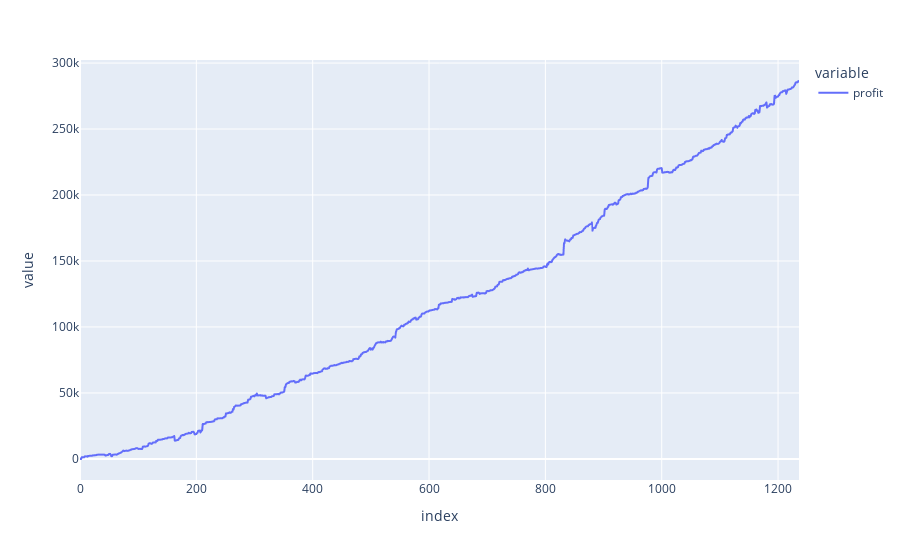

Write notebook code for a chart like this one.
### Code cell
cum_profit = daily_profit.profit.cumsum()
px.line(cum_profit)

### Figure 1 — Plotly figure (JSON) as saved in the notebook; plotly's stock layout.template omitted (floating-point values rounded to 4 significant figures; data arrays with more than 128 entries replaced by an {"elided": "..."} marker saying what was removed)
{"data": [{"hovertemplate": "variable=profit<br>index=%{x}<br>value=%{y}<extra></extra>", "legendgroup": "profit", "line": {"color": "#636efa", "dash": "solid"}, "marker": {"symbol": "circle"}, "mode": "lines", "name": "profit", "showlegend": true, "type": "scattergl", "x": {"elided": "1237 int values"}, "xaxis": "x", "y": {"elided": "1237 float values"}, "yaxis": "y"}], "layout": {"legend": {"title": {"text": "variable"}, "tracegroupgap": 0}, "margin": {"t": 60}, "xaxis": {"anchor": "y", "domain": [0, 1], "title": {"text": "index"}}, "yaxis": {"anchor": "x", "domain": [0, 1], "title": {"text": "value"}}}}
